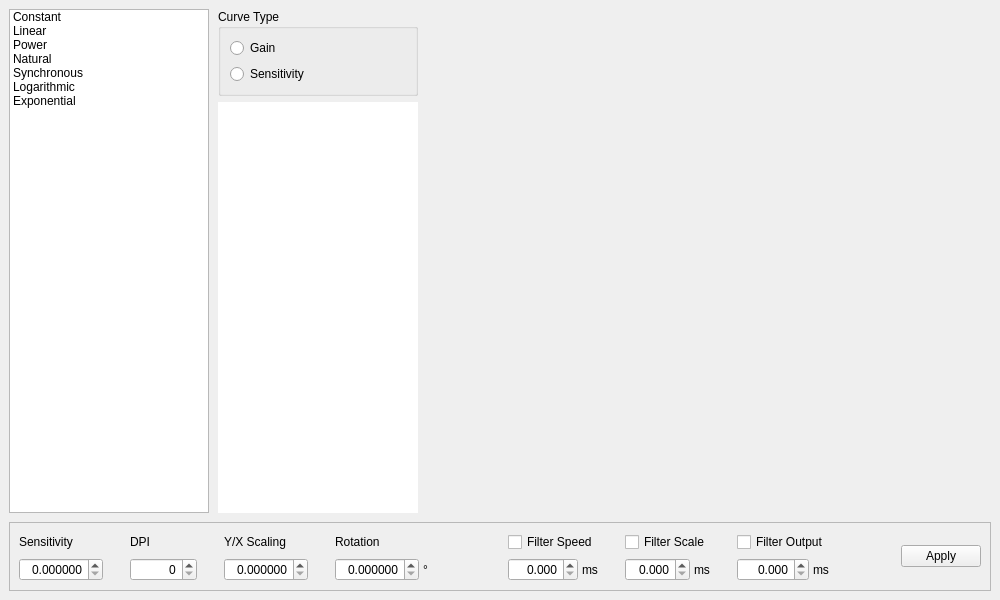
<?xml version="1.0" encoding="UTF-8"?>
<ui version="4.0">
 <class>MainWindow</class>
 <widget class="QMainWindow" name="MainWindow">
  <property name="geometry">
   <rect>
    <x>0</x>
    <y>0</y>
    <width>1000</width>
    <height>600</height>
   </rect>
  </property>
  <property name="acceptDrops">
   <bool>false</bool>
  </property>
  <property name="windowTitle">
   <string>Curves Config</string>
  </property>
  <widget class="QWidget" name="centralwidget">
   <layout class="QVBoxLayout" name="verticalLayout">
    <property name="spacing">
     <number>9</number>
    </property>
    <item>
     <widget class="QWidget" name="main_content" native="true">
      <property name="sizePolicy">
       <sizepolicy hsizetype="Preferred" vsizetype="Expanding">
        <horstretch>0</horstretch>
        <verstretch>0</verstretch>
       </sizepolicy>
      </property>
      <layout class="QHBoxLayout" name="horizontalLayout_2">
       <property name="spacing">
        <number>9</number>
       </property>
       <property name="leftMargin">
        <number>0</number>
       </property>
       <property name="topMargin">
        <number>0</number>
       </property>
       <property name="rightMargin">
        <number>0</number>
       </property>
       <property name="bottomMargin">
        <number>0</number>
       </property>
       <item>
        <widget class="QListWidget" name="curveSelector">
         <property name="sizePolicy">
          <sizepolicy hsizetype="Minimum" vsizetype="Expanding">
           <horstretch>0</horstretch>
           <verstretch>0</verstretch>
          </sizepolicy>
         </property>
         <property name="minimumSize">
          <size>
           <width>200</width>
           <height>0</height>
          </size>
         </property>
         <property name="maximumSize">
          <size>
           <width>200</width>
           <height>16777215</height>
          </size>
         </property>
         <property name="styleSheet">
          <string notr="true">QListWidget {
    border: none;
    outline: 0px;
}

QListWidget::item {
    padding: 10px 12px;
    margin: 4px 4px;

    background-color: transparent;
    border-radius: 5px;
}

QListWidget::item:hover {
    background-color: #585860;
}

QListWidget::item:selected {
    background-color: #0078d4; */
    color: white;
}

QListWidget::item:selected:!active {
    background-color: #0078d4;
    color: white;
}
</string>
         </property>
         <item>
          <property name="text">
           <string>Constant</string>
          </property>
         </item>
         <item>
          <property name="text">
           <string>Linear</string>
          </property>
         </item>
         <item>
          <property name="text">
           <string>Power</string>
          </property>
         </item>
         <item>
          <property name="text">
           <string>Natural</string>
          </property>
         </item>
         <item>
          <property name="text">
           <string>Synchronous</string>
          </property>
         </item>
         <item>
          <property name="text">
           <string>Logarithmic</string>
          </property>
         </item>
         <item>
          <property name="text">
           <string>Exponential</string>
          </property>
         </item>
        </widget>
       </item>
       <item>
        <widget class="QFrame" name="curveConfigFrame">
         <property name="sizePolicy">
          <sizepolicy hsizetype="Minimum" vsizetype="Expanding">
           <horstretch>0</horstretch>
           <verstretch>0</verstretch>
          </sizepolicy>
         </property>
         <property name="minimumSize">
          <size>
           <width>200</width>
           <height>0</height>
          </size>
         </property>
         <layout class="QVBoxLayout" name="verticalLayout_3">
          <property name="leftMargin">
           <number>0</number>
          </property>
          <property name="topMargin">
           <number>0</number>
          </property>
          <property name="rightMargin">
           <number>0</number>
          </property>
          <property name="bottomMargin">
           <number>0</number>
          </property>
          <item>
           <widget class="QGroupBox" name="curveTypeGroupBox">
            <property name="title">
             <string>Curve Type</string>
            </property>
            <layout class="QVBoxLayout" name="verticalLayout_2">
             <item>
              <widget class="QRadioButton" name="curveTypeGainRadioButton">
               <property name="text">
                <string>Gain</string>
               </property>
              </widget>
             </item>
             <item>
              <widget class="QRadioButton" name="curveTypeSensitivityRadioButton">
               <property name="text">
                <string>Sensitivity</string>
               </property>
              </widget>
             </item>
            </layout>
           </widget>
          </item>
          <item>
           <widget class="QListWidget" name="curveConfig">
            <property name="sizePolicy">
             <sizepolicy hsizetype="Minimum" vsizetype="MinimumExpanding">
              <horstretch>0</horstretch>
              <verstretch>0</verstretch>
             </sizepolicy>
            </property>
            <property name="minimumSize">
             <size>
              <width>200</width>
              <height>0</height>
             </size>
            </property>
            <property name="maximumSize">
             <size>
              <width>200</width>
              <height>16777215</height>
             </size>
            </property>
            <property name="frameShape">
             <enum>QFrame::Shape::NoFrame</enum>
            </property>
            <property name="frameShadow">
             <enum>QFrame::Shadow::Plain</enum>
            </property>
           </widget>
          </item>
         </layout>
        </widget>
       </item>
       <item>
        <widget class="CurveEditor" name="curve_editor" native="true">
         <property name="sizePolicy">
          <sizepolicy hsizetype="Expanding" vsizetype="Expanding">
           <horstretch>1</horstretch>
           <verstretch>0</verstretch>
          </sizepolicy>
         </property>
         <property name="mouseTracking">
          <bool>true</bool>
         </property>
        </widget>
       </item>
      </layout>
     </widget>
    </item>
    <item>
     <widget class="QFrame" name="footer">
      <property name="sizePolicy">
       <sizepolicy hsizetype="Preferred" vsizetype="Fixed">
        <horstretch>0</horstretch>
        <verstretch>0</verstretch>
       </sizepolicy>
      </property>
      <property name="minimumSize">
       <size>
        <width>0</width>
        <height>0</height>
       </size>
      </property>
      <property name="frameShape">
       <enum>QFrame::Shape::StyledPanel</enum>
      </property>
      <layout class="QHBoxLayout" name="horizontalLayout">
       <property name="spacing">
        <number>9</number>
       </property>
       <property name="leftMargin">
        <number>0</number>
       </property>
       <property name="topMargin">
        <number>0</number>
       </property>
       <property name="rightMargin">
        <number>9</number>
       </property>
       <property name="bottomMargin">
        <number>0</number>
       </property>
       <item>
        <widget class="QWidget" name="sensitivityParameter" native="true">
         <property name="minimumSize">
          <size>
           <width>0</width>
           <height>0</height>
          </size>
         </property>
         <layout class="QVBoxLayout" name="verticalLayout_4">
          <item>
           <widget class="QLabel" name="sensitivityLabel">
            <property name="sizePolicy">
             <sizepolicy hsizetype="Expanding" vsizetype="Preferred">
              <horstretch>0</horstretch>
              <verstretch>0</verstretch>
             </sizepolicy>
            </property>
            <property name="text">
             <string>Sensitivity</string>
            </property>
           </widget>
          </item>
          <item>
           <widget class="QDoubleSpinBox" name="sensitivityDoubleSpinBox">
            <property name="sizePolicy">
             <sizepolicy hsizetype="Expanding" vsizetype="Preferred">
              <horstretch>0</horstretch>
              <verstretch>0</verstretch>
             </sizepolicy>
            </property>
            <property name="alignment">
             <set>Qt::AlignmentFlag::AlignRight|Qt::AlignmentFlag::AlignTrailing|Qt::AlignmentFlag::AlignVCenter</set>
            </property>
            <property name="accelerated">
             <bool>true</bool>
            </property>
            <property name="decimals">
             <number>6</number>
            </property>
            <property name="stepType">
             <enum>QAbstractSpinBox::StepType::AdaptiveDecimalStepType</enum>
            </property>
           </widget>
          </item>
         </layout>
        </widget>
       </item>
       <item>
        <widget class="QWidget" name="dpiParameter" native="true">
         <property name="minimumSize">
          <size>
           <width>0</width>
           <height>0</height>
          </size>
         </property>
         <layout class="QVBoxLayout" name="verticalLayout_5">
          <item>
           <widget class="QLabel" name="dpiLabel">
            <property name="sizePolicy">
             <sizepolicy hsizetype="Expanding" vsizetype="Preferred">
              <horstretch>0</horstretch>
              <verstretch>0</verstretch>
             </sizepolicy>
            </property>
            <property name="text">
             <string>DPI</string>
            </property>
           </widget>
          </item>
          <item>
           <widget class="QSpinBox" name="dpiSpinBox">
            <property name="alignment">
             <set>Qt::AlignmentFlag::AlignRight|Qt::AlignmentFlag::AlignTrailing|Qt::AlignmentFlag::AlignVCenter</set>
            </property>
            <property name="accelerated">
             <bool>true</bool>
            </property>
            <property name="maximum">
             <number>256000</number>
            </property>
           </widget>
          </item>
         </layout>
        </widget>
       </item>
       <item>
        <widget class="QWidget" name="anisotropyParameter" native="true">
         <property name="minimumSize">
          <size>
           <width>0</width>
           <height>0</height>
          </size>
         </property>
         <layout class="QVBoxLayout" name="verticalLayout_7">
          <item>
           <widget class="QLabel" name="anisotropyLabel">
            <property name="sizePolicy">
             <sizepolicy hsizetype="Expanding" vsizetype="Preferred">
              <horstretch>0</horstretch>
              <verstretch>0</verstretch>
             </sizepolicy>
            </property>
            <property name="text">
             <string>Y/X Scaling</string>
            </property>
           </widget>
          </item>
          <item>
           <widget class="QDoubleSpinBox" name="anisotropyDoubleSpinBox">
            <property name="sizePolicy">
             <sizepolicy hsizetype="Expanding" vsizetype="Preferred">
              <horstretch>0</horstretch>
              <verstretch>0</verstretch>
             </sizepolicy>
            </property>
            <property name="alignment">
             <set>Qt::AlignmentFlag::AlignRight|Qt::AlignmentFlag::AlignTrailing|Qt::AlignmentFlag::AlignVCenter</set>
            </property>
            <property name="accelerated">
             <bool>true</bool>
            </property>
            <property name="decimals">
             <number>6</number>
            </property>
            <property name="stepType">
             <enum>QAbstractSpinBox::StepType::AdaptiveDecimalStepType</enum>
            </property>
           </widget>
          </item>
         </layout>
        </widget>
       </item>
       <item>
        <widget class="QWidget" name="rotationParameter" native="true">
         <property name="minimumSize">
          <size>
           <width>0</width>
           <height>0</height>
          </size>
         </property>
         <layout class="QVBoxLayout" name="verticalLayout_6">
          <item>
           <widget class="QLabel" name="rotationLabel">
            <property name="sizePolicy">
             <sizepolicy hsizetype="Expanding" vsizetype="Preferred">
              <horstretch>0</horstretch>
              <verstretch>0</verstretch>
             </sizepolicy>
            </property>
            <property name="text">
             <string>Rotation</string>
            </property>
           </widget>
          </item>
          <item>
           <widget class="QWidget" name="rotationValue" native="true">
            <layout class="QHBoxLayout" name="horizontalLayout_3">
             <property name="spacing">
              <number>4</number>
             </property>
             <property name="leftMargin">
              <number>0</number>
             </property>
             <property name="topMargin">
              <number>0</number>
             </property>
             <property name="rightMargin">
              <number>0</number>
             </property>
             <property name="bottomMargin">
              <number>0</number>
             </property>
             <item>
              <widget class="QDoubleSpinBox" name="rotationDoubleSpinBox">
               <property name="sizePolicy">
                <sizepolicy hsizetype="Expanding" vsizetype="Preferred">
                 <horstretch>0</horstretch>
                 <verstretch>0</verstretch>
                </sizepolicy>
               </property>
               <property name="alignment">
                <set>Qt::AlignmentFlag::AlignRight|Qt::AlignmentFlag::AlignTrailing|Qt::AlignmentFlag::AlignVCenter</set>
               </property>
               <property name="accelerated">
                <bool>true</bool>
               </property>
               <property name="decimals">
                <number>6</number>
               </property>
               <property name="stepType">
                <enum>QAbstractSpinBox::StepType::AdaptiveDecimalStepType</enum>
               </property>
              </widget>
             </item>
             <item>
              <widget class="QLabel" name="rotationUnitsLabel">
               <property name="text">
                <string>°</string>
               </property>
              </widget>
             </item>
            </layout>
           </widget>
          </item>
         </layout>
        </widget>
       </item>
       <item>
        <spacer name="footerLeftHorizontalSpacer">
         <property name="orientation">
          <enum>Qt::Orientation::Horizontal</enum>
         </property>
         <property name="sizeHint" stdset="0">
          <size>
           <width>875</width>
           <height>20</height>
          </size>
         </property>
        </spacer>
       </item>
       <item>
        <widget class="QWidget" name="speedFilterParameter" native="true">
         <property name="minimumSize">
          <size>
           <width>0</width>
           <height>0</height>
          </size>
         </property>
         <layout class="QVBoxLayout" name="verticalLayout_10">
          <item>
           <widget class="QCheckBox" name="filterSpeedCheckBox">
            <property name="text">
             <string>Filter Speed</string>
            </property>
           </widget>
          </item>
          <item>
           <widget class="QWidget" name="speedFilterHalflifeValue" native="true">
            <layout class="QHBoxLayout" name="horizontalLayout_6">
             <property name="spacing">
              <number>4</number>
             </property>
             <property name="leftMargin">
              <number>0</number>
             </property>
             <property name="topMargin">
              <number>0</number>
             </property>
             <property name="rightMargin">
              <number>0</number>
             </property>
             <property name="bottomMargin">
              <number>0</number>
             </property>
             <item>
              <widget class="QDoubleSpinBox" name="speedFilterHalflifeDoubleSpinBox">
               <property name="sizePolicy">
                <sizepolicy hsizetype="Expanding" vsizetype="Preferred">
                 <horstretch>0</horstretch>
                 <verstretch>0</verstretch>
                </sizepolicy>
               </property>
               <property name="alignment">
                <set>Qt::AlignmentFlag::AlignRight|Qt::AlignmentFlag::AlignTrailing|Qt::AlignmentFlag::AlignVCenter</set>
               </property>
               <property name="accelerated">
                <bool>true</bool>
               </property>
               <property name="decimals">
                <number>3</number>
               </property>
               <property name="stepType">
                <enum>QAbstractSpinBox::StepType::AdaptiveDecimalStepType</enum>
               </property>
              </widget>
             </item>
             <item>
              <widget class="QLabel" name="speedFilterHalflifeUnitsLabel">
               <property name="text">
                <string>ms</string>
               </property>
              </widget>
             </item>
            </layout>
           </widget>
          </item>
         </layout>
        </widget>
       </item>
       <item>
        <widget class="QWidget" name="scaleFilterParameter" native="true">
         <property name="minimumSize">
          <size>
           <width>0</width>
           <height>0</height>
          </size>
         </property>
         <layout class="QVBoxLayout" name="verticalLayout_12">
          <item>
           <widget class="QCheckBox" name="filterScaleCheckBox">
            <property name="text">
             <string>Filter Scale</string>
            </property>
           </widget>
          </item>
          <item>
           <widget class="QWidget" name="scaleFilterHalflifeValue" native="true">
            <layout class="QHBoxLayout" name="horizontalLayout_8">
             <property name="spacing">
              <number>4</number>
             </property>
             <property name="leftMargin">
              <number>0</number>
             </property>
             <property name="topMargin">
              <number>0</number>
             </property>
             <property name="rightMargin">
              <number>0</number>
             </property>
             <property name="bottomMargin">
              <number>0</number>
             </property>
             <item>
              <widget class="QDoubleSpinBox" name="scaleFilterHalflifeDoubleSpinBox">
               <property name="sizePolicy">
                <sizepolicy hsizetype="Expanding" vsizetype="Preferred">
                 <horstretch>0</horstretch>
                 <verstretch>0</verstretch>
                </sizepolicy>
               </property>
               <property name="alignment">
                <set>Qt::AlignmentFlag::AlignRight|Qt::AlignmentFlag::AlignTrailing|Qt::AlignmentFlag::AlignVCenter</set>
               </property>
               <property name="accelerated">
                <bool>true</bool>
               </property>
               <property name="decimals">
                <number>3</number>
               </property>
               <property name="stepType">
                <enum>QAbstractSpinBox::StepType::AdaptiveDecimalStepType</enum>
               </property>
              </widget>
             </item>
             <item>
              <widget class="QLabel" name="scaleFilterHalflifeUnitsLabel">
               <property name="text">
                <string>ms</string>
               </property>
              </widget>
             </item>
            </layout>
           </widget>
          </item>
         </layout>
        </widget>
       </item>
       <item>
        <widget class="QWidget" name="outputFilterParameter" native="true">
         <property name="minimumSize">
          <size>
           <width>0</width>
           <height>0</height>
          </size>
         </property>
         <layout class="QVBoxLayout" name="verticalLayout_11">
          <item>
           <widget class="QCheckBox" name="filterOutputCheckBox">
            <property name="text">
             <string>Filter Output</string>
            </property>
           </widget>
          </item>
          <item>
           <widget class="QWidget" name="outputFilterHalflifeValue" native="true">
            <layout class="QHBoxLayout" name="horizontalLayout_7">
             <property name="spacing">
              <number>4</number>
             </property>
             <property name="leftMargin">
              <number>0</number>
             </property>
             <property name="topMargin">
              <number>0</number>
             </property>
             <property name="rightMargin">
              <number>0</number>
             </property>
             <property name="bottomMargin">
              <number>0</number>
             </property>
             <item>
              <widget class="QDoubleSpinBox" name="outputFilterHalflifeDoubleSpinBox">
               <property name="sizePolicy">
                <sizepolicy hsizetype="Expanding" vsizetype="Preferred">
                 <horstretch>0</horstretch>
                 <verstretch>0</verstretch>
                </sizepolicy>
               </property>
               <property name="alignment">
                <set>Qt::AlignmentFlag::AlignRight|Qt::AlignmentFlag::AlignTrailing|Qt::AlignmentFlag::AlignVCenter</set>
               </property>
               <property name="accelerated">
                <bool>true</bool>
               </property>
               <property name="decimals">
                <number>3</number>
               </property>
               <property name="stepType">
                <enum>QAbstractSpinBox::StepType::AdaptiveDecimalStepType</enum>
               </property>
              </widget>
             </item>
             <item>
              <widget class="QLabel" name="outputFilterHalflifeUnitsLabel">
               <property name="text">
                <string>ms</string>
               </property>
              </widget>
             </item>
            </layout>
           </widget>
          </item>
         </layout>
        </widget>
       </item>
       <item>
        <spacer name="footerRightHorizontalSpacer">
         <property name="orientation">
          <enum>Qt::Orientation::Horizontal</enum>
         </property>
         <property name="sizeType">
          <enum>QSizePolicy::Policy::Expanding</enum>
         </property>
         <property name="sizeHint" stdset="0">
          <size>
           <width>875</width>
           <height>20</height>
          </size>
         </property>
        </spacer>
       </item>
       <item>
        <widget class="QPushButton" name="pushButton">
         <property name="sizePolicy">
          <sizepolicy hsizetype="Expanding" vsizetype="Fixed">
           <horstretch>0</horstretch>
           <verstretch>0</verstretch>
          </sizepolicy>
         </property>
         <property name="text">
          <string>Apply</string>
         </property>
        </widget>
       </item>
      </layout>
     </widget>
    </item>
   </layout>
  </widget>
 </widget>
 <customwidgets>
  <customwidget>
   <class>CurveEditor</class>
   <extends>QWidget</extends>
   <header location="global">widgets/curve_editor/curve_editor.hpp</header>
   <container>1</container>
  </customwidget>
 </customwidgets>
 <resources/>
 <connections/>
</ui>
